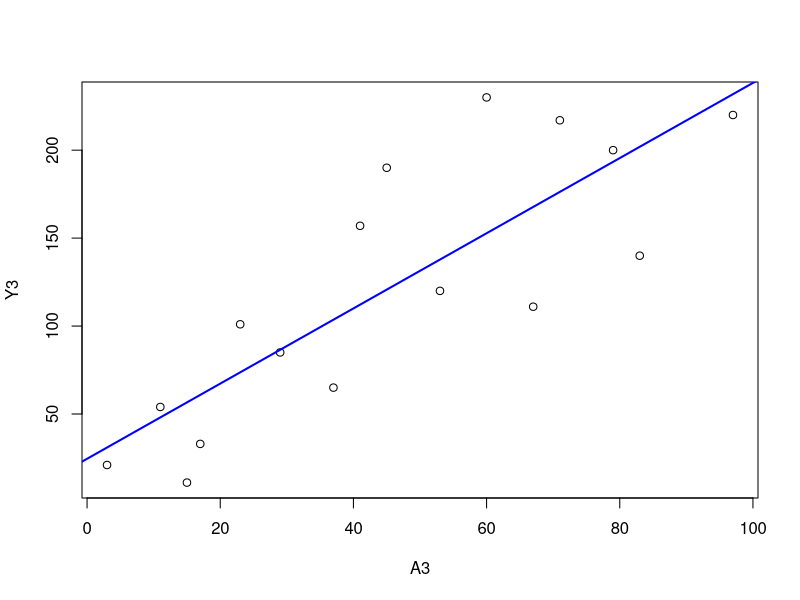

Source code (R):
## ---- chunk 1

A3<-c(3,11,17,23,29,37,41,53,67,79,83,97,60,71,15,45)
Y3<-c(21,54,33,101,85,65,157,120,111,200,140,220,230,217,11,190)

plot(Y3~A3)
abline(glm(Y3~A3), col = "blue", lwd = 2)
glm(Y3~A3)
predict(glm(Y3~A3), data.frame(A3=90))

## ---- chunk 2
Asq<-A3*A3

glm(Y3~A3+Asq)
predict(glm(Y3~A3+Asq), data.frame(cbind(A3=90, Asq=8100)))

